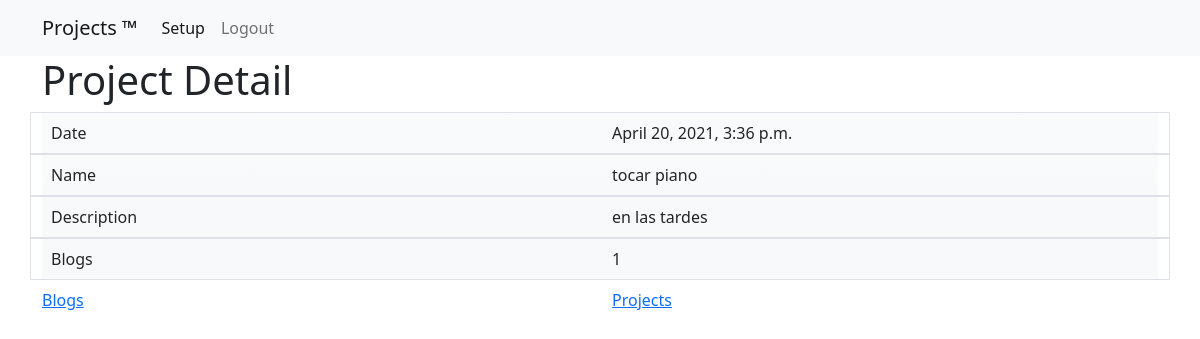
/blogwapp/33/, run on the app's committed database.
### blogwapp/models.py (models this page shows, shortened)
class Project(models.Model):
  name = models.CharField(max_length=200, null=False)
  title = models.CharField(max_length=200)
  creat_date= models.DateTimeField('date created', default=timezone.now)
  description = models.CharField(max_length=2000, null=False)
  update_date = models.DateTimeField('date updated',auto_now=True)

### blogwapp/views.py (the view)
# urls.py: path('<int:pk>/', views.ProjectDetailView.as_view(), name='project-detail'),
class ProjectDetailView(generic.DetailView, LoginRequiredMixin):
  model = Project
  template_name = 'blogwapp/project/detail.html'
  queryset = Project.objects.annotate(blog_count=Count('blogs')).all()

### blogwapp/templates/blogwapp/project/detail.html
{%extends 'base.html' %}
{%block content %}
<h1>Project Detail</h1>
<div class="bg-light bg-gradient">
  <div class="row p-2 border">
    <div class="col">
      Date
    </div>
    <div class="col">
      {{ object.creat_date }}
    </div>
  </div>
  <div class="row p-2 border">
    <div class="col">
      Name
    </div>
    <div class="col">
      {{ object.name }}
    </div>
  </div>
  <div class="row p-2 border">
    <div class="col">
      Description
    </div>
    <div class="col">
      {{ object.description }}
    </div>
  </div>
  <div class="row p-2 border">
    <div class="col">
      Blogs
    </div>
    <div class="col">
      {{ object.blog_count }}
    </div>
  </div>
</div>
<div class="row py-2">
  <div class="col">
    <a href="{% url 'blogwapp:blog-list' object.id %}">Blogs</a>
  </div>
  <div class="col">
    <a href="{% url 'blogwapp:project-list' %}">Projects</a>
  </div>
</div>
{%endblock %}

### data on the page
Project: creat_date "April 20, 2021, 3:36 p.m.", name "tocar piano", description "en las tardes", blog_count "1"
